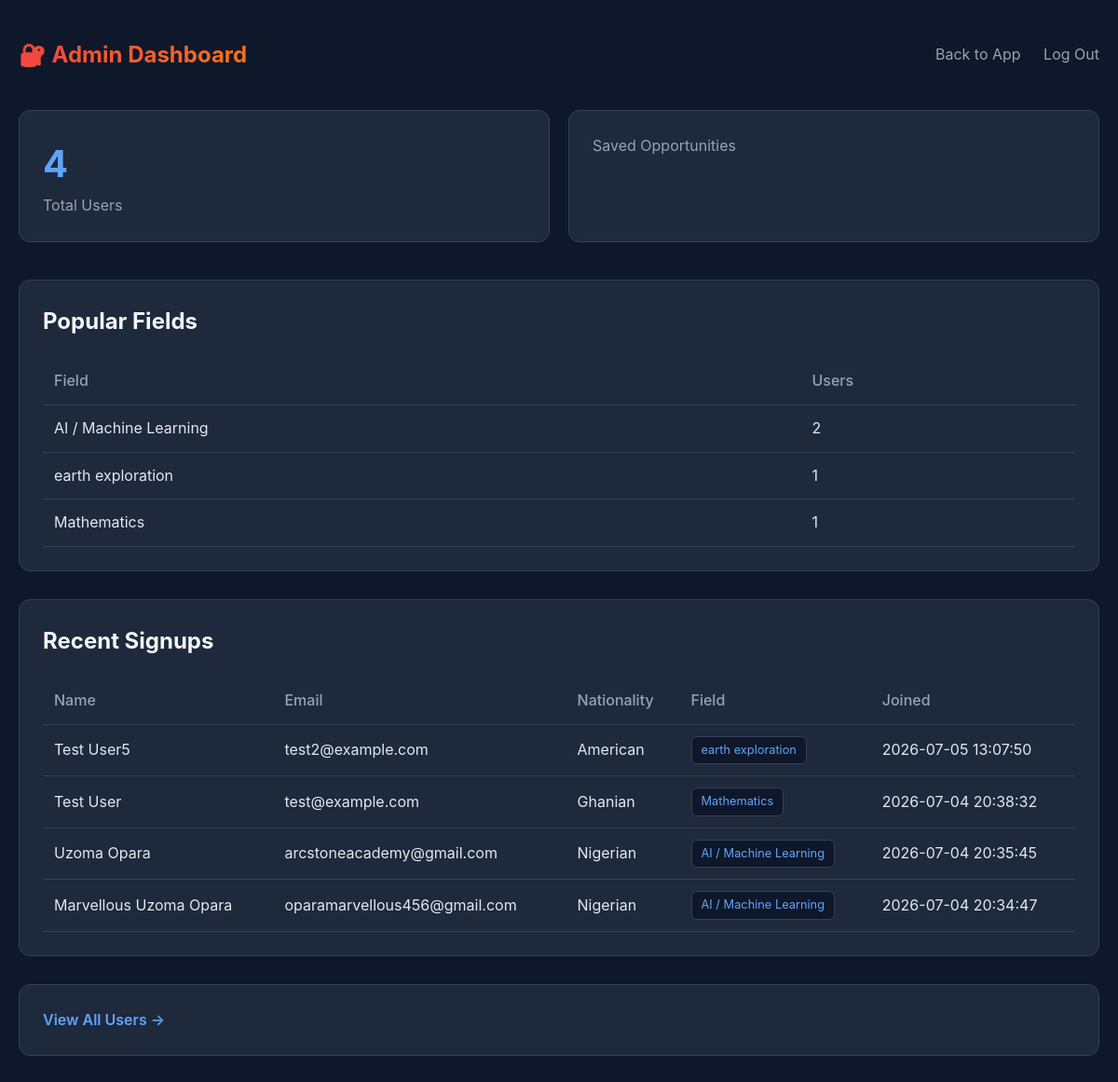
/admin (signed in), run on an earlier commit of the app's database.
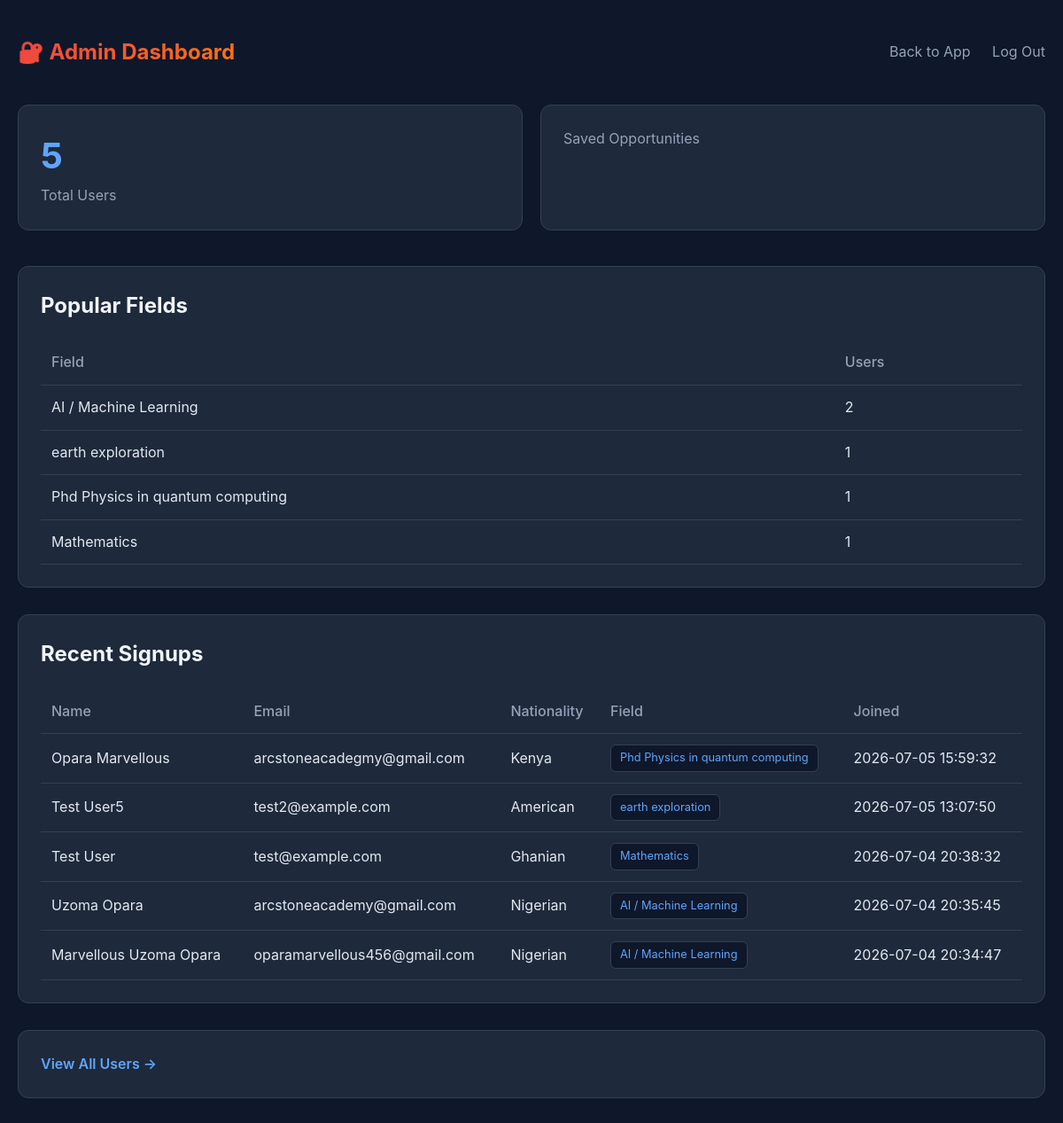
And on a later commit of the database.
### tables this page shows
CREATE TABLE users (
            id INTEGER PRIMARY KEY AUTOINCREMENT,
            email TEXT UNIQUE NOT NULL,
            password_hash TEXT NOT NULL,
            name TEXT NOT NULL,
            nationality TEXT DEFAULT 'Nigerian',
            education TEXT DEFAULT 'BSc Physics',
            field TEXT DEFAULT 'AI / Machine Learning',
            status TEXT DEFAULT 'NYSC',
            created_at TIMESTAMP DEFAULT CURRENT_TIMESTAMP
        );

### web_app.py (the view)
@app.get("/admin", response_class=HTMLResponse)
def admin_dashboard(request: Request, admin: dict = Depends(get_admin_user)):
    if not admin:
        return RedirectResponse(url="/", status_code=302)
    conn = get_db()
    total_users = conn.execute("SELECT COUNT(*) as count FROM users").fetchone()["count"]
    total_saved = conn.execute("SELECT COUNT(*) as count FROM saved_opportunities").fetchone()["count"]
    recent_signups = conn.execute("SELECT * FROM users ORDER BY created_at DESC LIMIT 10").fetchall()
    popular_fields = conn.execute("SELECT field, COUNT(*) as count FROM users GROUP BY field ORDER BY count DESC LIMIT 5").fetchall()
    conn.close()
    return templates.TemplateResponse(
        request=request,
        name="admin.html",
        context={
            "admin": admin,
            "total_users": total_users,
            "total_saved": total_saved,
            "recent_signups": [dict(r) for r in recent_signups],
            "popular_fields": [dict(r) for r in popular_fields],
        }
    )

### templates/admin.html (shortened to what this page needs)
<!DOCTYPE html>
<html lang="en">
<head>
</head>
<body>
    <div class="container">
        <div class="nav">
            <h1>🔐 Admin Dashboard</h1>
            <div class="nav-links">
                <a href="/">Back to App</a>
                <a href="/logout">Log Out</a>
            </div>
        </div>
        <div class="stats-grid">
            <div class="stat-card">
                <div class="number">{{ total_users }}</div>
                <div class="label">Total Users</div>
            </div>
            <div class="stat-card">
                <div class="label">Saved Opportunities</div>
            </div>
        </div>
        <div class="section">
            <h2>Popular Fields</h2>
            <table>
                <thead>
                    <tr>
                        <th>Field</th>
                        <th>Users</th>
                    </tr>
                </thead>
                <tbody>
                    {% for field in popular_fields %}
                    <tr>
                        <td>{{ field.field }}</td>
                        <td>{{ field.count }}</td>
                    </tr>
                    {% endfor %}
                </tbody>
            </table>
        </div>
        <div class="section">
            <h2>Recent Signups</h2>
            <table>
                <thead>
                    <tr>
                        <th>Name</th>
                        <th>Email</th>
                        <th>Nationality</th>
                        <th>Field</th>
                        <th>Joined</th>
                    </tr>
                </thead>
                <tbody>
                    {% for user in recent_signups %}
                    <tr>
                        <td>{{ user.name }}</td>
                        <td>{{ user.email }}</td>
                        <td>{{ user.nationality }}</td>
                        <td><span class="badge badge-blue">{{ user.field }}</span></td>
                        <td>{{ user.created_at }}</td>
                    </tr>
                    {% endfor %}
                </tbody>
            </table>
        </div>
        <div class="section">
            <a href="/admin/users" style="color: #60a5fa; text-decoration: none; font-weight: 600;">
                View All Users →
            </a>
        </div>
    </div>
</body>
</html>

What changed in the data, as far as the page shows it:
added users: name "Opara Marvellous", email "arcstoneacadegmy@gmail.com", nationality "Kenya", field "Phd Physics in quantum computing", created_at "2026-07-05 15:59:32"
Also different on the page:
{{ total_users }}: "4" → "5"
new list line: "Phd Physics in quantum computing 1"
